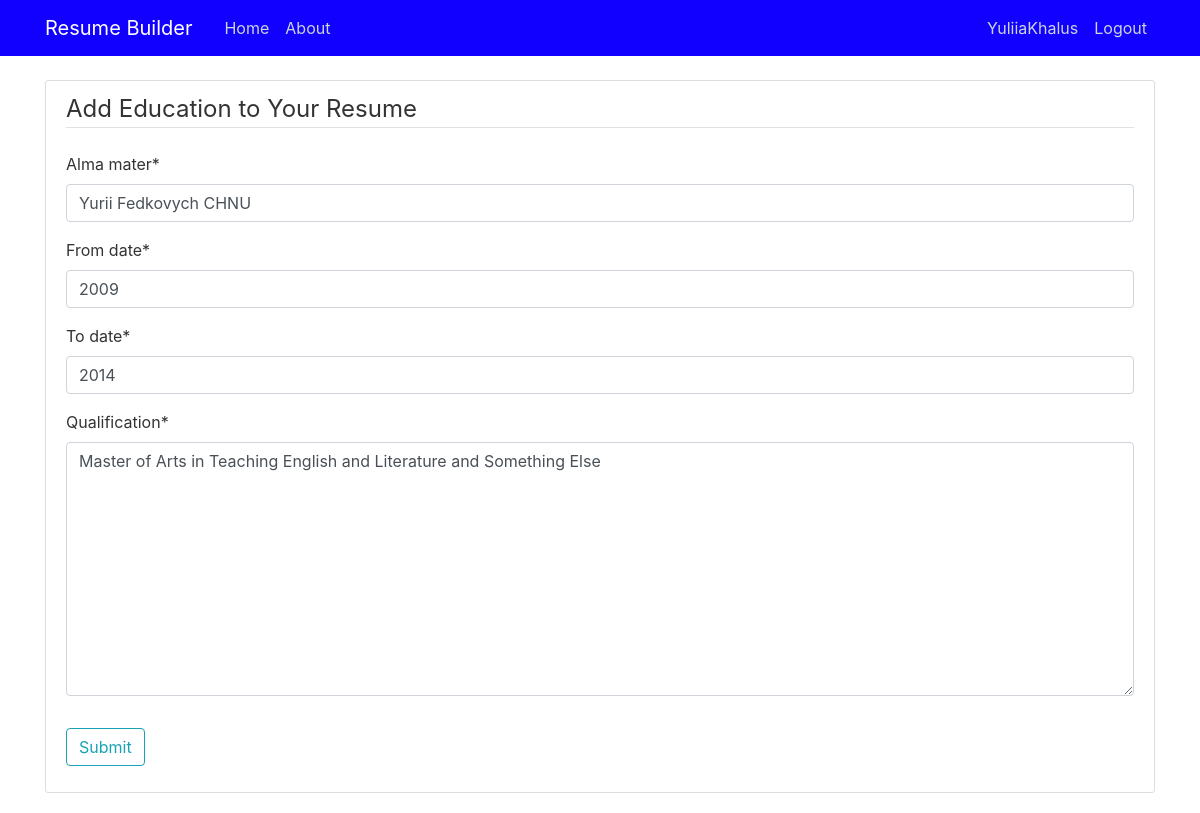
The page /resume/1/education/1/update/ (signed in) on the database its author committed.
### builder/models.py (models this page shows, shortened)
class Education(models.Model):
    resume = models.ForeignKey(Resume, on_delete=models.CASCADE)
    alma_mater = models.CharField(max_length=300)
    from_date = models.CharField(max_length=100)
    to_date = models.CharField(max_length=100)
    qualification = models.TextField()

### builder/views.py (the view, shortened to what this page needs)
# urls.py: path('resume/<int:resume_id>/education/<int:pk>/update/', EducationUpdateView.as_view(), name='education-update'),
class EducationUpdateView(LoginRequiredMixin,  UpdateView):
    model = Education
    fields = ['alma_mater', 'from_date', 'to_date', 'qualification']

### builder/templates/builder/education_form.html (shortened to what this page needs)
{% extends "builder/base.html" %}
{% load crispy_forms_tags %}
{% block content %}
    <div class="content-section">
        <form method="POST">
            <fieldset class="form-group">
                <legend class="border-bottom mb-4">Add Education to Your Resume</legend>
                {{ form|crispy }}
            </fieldset>
            <div class="form-group">
                <button class="btn btn-outline-info" type="submit">Submit</button>
            </div>
        </form>
    </div>
{% endblock content %}

### builder/templates/builder/base.html (shortened to what this page needs)
{% load static %}
<!doctype html>
<html lang="en">
<head>
    <link rel="stylesheet" href="https://maxcdn.bootstrapcdn.com/bootstrap/4.0.0/css/bootstrap.min.css">
    <link rel="stylesheet" type="text/css" href="{% static 'builder/main.css' %}">
</head>
<body>
    <header class="site-header">
      <nav class="navbar navbar-expand-md navbar-dark bg-steel fixed-top">
        <div class="container">
          <a class="navbar-brand mr-4" href="{% url 'resume-builder-home' %}">Resume Builder</a>
          <div class="collapse navbar-collapse" id="navbarToggle">
            <div class="navbar-nav mr-auto">
              <a class="nav-item nav-link" href="{% url 'resume-builder-home' %}">Home</a>
              <a class="nav-item nav-link" href="{% url 'resume-builder-about' %}">About</a>
            </div>
            <div class="navbar-nav">
                {% if user.is_authenticated %}
                    <a class="nav-item nav-link" href="{% url 'profile' %}">{{ user.username }}</a>
                    <a class="nav-item nav-link" href="{% url 'logout' %}">Logout</a>
                {% else %}
                    <a class="nav-item nav-link" href="{% url 'login' %}">Login</a>
                    <a class="nav-item nav-link" href="{% url 'register' %}">Register</a>
                {% endif %}
            </div>
          </div>
        </div>
      </nav>
    </header>
    <div class="container">
        {% block content %}{% endblock %}
    </div>
</body>
</html>

### builder/static/builder/main.css (style rules this page uses)
body { background: #ffffff; color: #333333; margin-top: 5rem; }
.bg-steel { background-color: #1100ff; }
.site-header .navbar-nav .nav-link { color: #cbd5db; }
.content-section { background: #ffffff; padding: 10px 20px; border: 1px solid #dddddd; border-radius: 3px; margin-bottom: 20px; }

### rows shown on the page
Education: alma_mater "Yurii Fedkovych CHNU", from_date "2009", to_date "2014", qualification "Master of Arts in Teaching English and Literature and Something Else"

### other values the page prints
{{ user.username }} "YuliiaKhalus"
